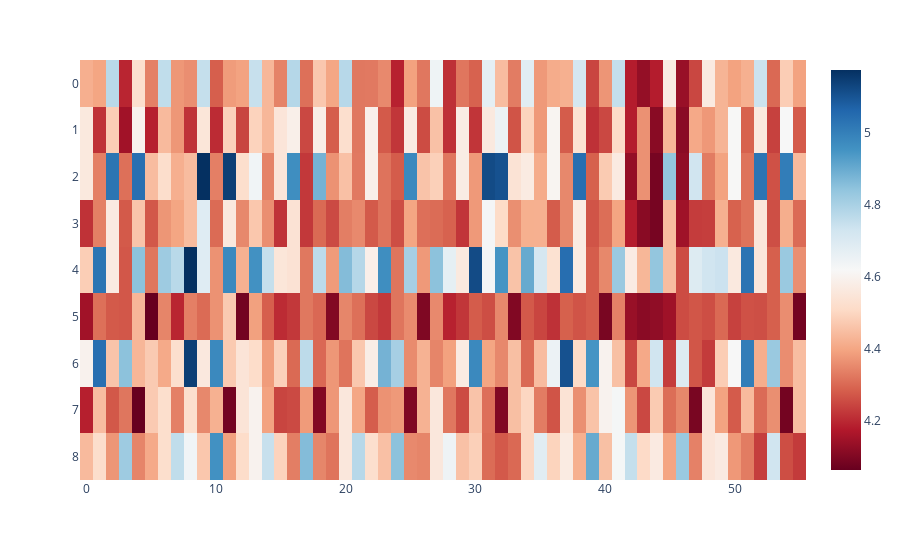

This figure's notebook cell:
### Code cell
mean_acts = torch.stack(
    [
        zero_act,
        one_act,
        two_act,
        three_act,
        four_act,
        five_act,
        six_act,
        seven_act,
        eight_act,
    ]
)
plot.imshow(mean_acts)

### Figure 1 — Plotly figure (JSON) as saved in the notebook; plotly's stock layout.template omitted (floating-point values rounded to 4 significant figures; data arrays with more than 128 entries replaced by an {"elided": "..."} marker saying what was removed)
{"data": [{"coloraxis": "coloraxis", "hovertemplate": "x: %{x}<br>y: %{y}<br>color: %{z}<extra></extra>", "name": "0", "type": "heatmap", "xaxis": "x", "yaxis": "y", "z": {"elided": "9x56 float values"}}], "layout": {"coloraxis": {"colorscale": [[0, "rgb(103,0,31)"], [0.1, "rgb(178,24,43)"], [0.2, "rgb(214,96,77)"], [0.3, "rgb(244,165,130)"], [0.4, "rgb(253,219,199)"], [0.5, "rgb(247,247,247)"], [0.6, "rgb(209,229,240)"], [0.7, "rgb(146,197,222)"], [0.8, "rgb(67,147,195)"], [0.9, "rgb(33,102,172)"], [1, "rgb(5,48,97)"]]}, "margin": {"t": 60}, "xaxis": {"anchor": "y", "domain": [0, 1]}, "yaxis": {"anchor": "x", "autorange": "reversed", "domain": [0, 1]}}}
